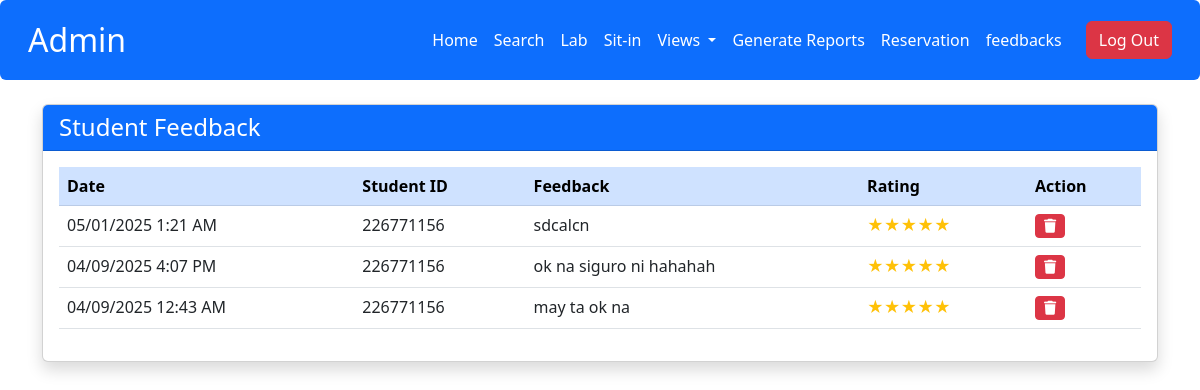
/admin/view_feedback.php, run on an earlier commit of the app's database.
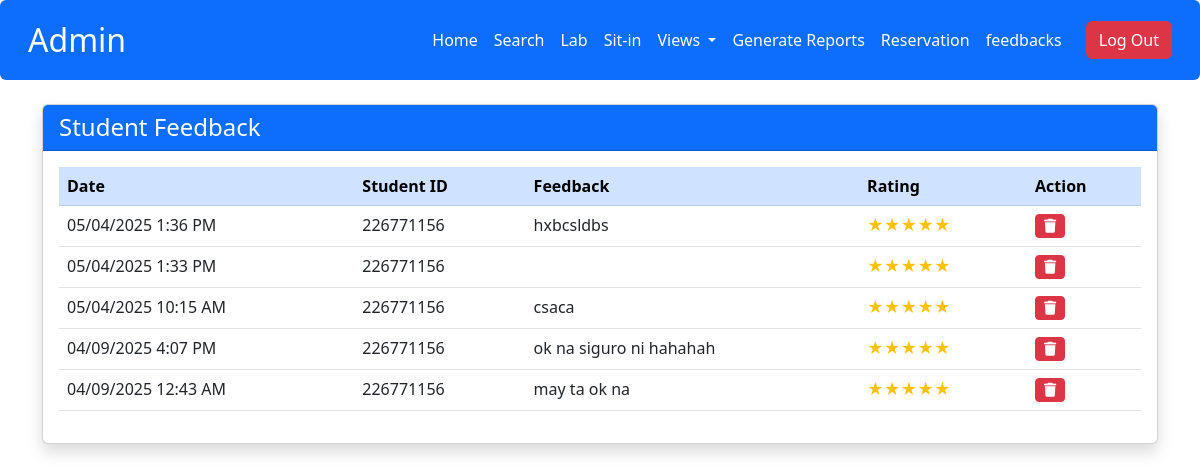
And on a later commit of the database.
### tables this page shows
CREATE TABLE `feedback` (
  `id` int(11) NOT NULL,
  `sit_id` int(11) DEFAULT NULL,
  `user_id` varchar(50) DEFAULT NULL,
  `rating` int(11) DEFAULT NULL,
  `message` text DEFAULT NULL,
  `created_at` datetime DEFAULT current_timestamp(),
  `status` varchar(20) DEFAULT 'pending'
);

CREATE TABLE `user` (
  `id` int(11) NOT NULL,
  `lname` varchar(50) DEFAULT NULL,
  `fname` varchar(50) DEFAULT NULL,
  `MName` varchar(50) DEFAULT NULL,
  `Course` varchar(50) DEFAULT NULL,
  `Level` varchar(10) DEFAULT NULL,
  `username` varchar(50) DEFAULT NULL,
  `password` varchar(255) NOT NULL,
  `image` varchar(255) DEFAULT NULL,
  `email` varchar(100) NOT NULL,
  `address` varchar(255) DEFAULT NULL,
  `role` enum('admin','user') NOT NULL DEFAULT 'user',
  `remaining_session` int(11) NOT NULL DEFAULT 30,
  `points` int(11) DEFAULT 0
);

### admin/view_feedback.php (the view, shortened to what this page needs)
<?php
include('db.php');
include('admin_navbar.php');
?>
<!DOCTYPE html>
<html lang="en">
<head>
    <link rel="stylesheet" href="https://cdn.jsdelivr.net/npm/bootstrap@5.3.0/dist/css/bootstrap.min.css">
    <link rel="stylesheet" href="https://cdnjs.cloudflare.com/ajax/libs/font-awesome/6.5.1/css/all.min.css">
    <link rel="stylesheet" href="https://cdn.jsdelivr.net/npm/sweetalert2@11/dist/sweetalert2.min.css">
</head>
<body>
    <div class="container mt-4">
        <div class="card shadow">
            <div class="card-header bg-primary text-white">
                <h4 class="mb-0">Student Feedback</h4>
            </div>
            <div class="card-body">
                <div class="table-responsive">
                    <table class="table table-hover">
                        <thead class="table-primary">
                            <tr>
                                <th>Date</th>
                                <th>Student ID</th>
                                <th>Feedback</th>
                                <th>Rating</th>
                                <th>Action</th>
                            </tr>
                        </thead>
                        <tbody>
                            <?php
                            $query = "SELECT f.*, u.fname, u.lname, u.id as student_id,
                                    DATE_FORMAT(f.created_at, '%m/%d/%Y %l:%i %p') as formatted_date
                                    FROM feedback f
                                    LEFT JOIN user u ON f.user_id = u.username
                                    ORDER BY f.created_at DESC";
                            $result = mysqli_query($con, $query);
                            if ($result && $result->num_rows > 0) {
                                while($row = mysqli_fetch_assoc($result)) {
                                    $rating = intval($row['rating']);
                                    $rating_stars = str_repeat('★', $rating) . str_repeat('☆', 5 - $rating);
                                    echo "<tr>
                                            <td>{$row['formatted_date']}</td>
                                            <td>{$row['student_id']}</td>
                                            <td>" . htmlspecialchars($row['message']) . "</td>
                                            <td><span class='text-warning'>{$rating_stars}</span></td>
                                            <td>
                                                <button type='button' class='btn btn-danger btn-sm' onclick='deleteFeedback({$row['id']})'>
                                                    <i class='fas fa-trash'></i>
                                                </button>
                                            </td>
                                        </tr>";
                                }
                            } else {
                                echo "<tr><td colspan='5' class='text-center'>No feedback available</td></tr>";
                            }
                            ?>
                        </tbody>
                    </table>
                </div>
            </div>
        </div>
    </div>
</body>
</html>

### admin/admin_navbar.php (shortened to what this page needs)
<div class="navbar navbar-expand-lg navbar-dark bg-primary rounded p-3">
    <div class="container-fluid">
        <a class="navbar-brand d-flex align-items-center" href="#">
            <h2 class="mb-0 text-white"> Admin</h2>
        </a>
        <div class="collapse navbar-collapse" id="navbarNav">
            <ul class="navbar-nav ms-auto">
                <li class="nav-item"><a class="nav-link text-white" href="admin_Dashboard.php">Home</a></li>
                <li class="nav-item"><a class="nav-link text-white" href="search.php">Search</a></li>
                <li class="nav-item"><a class="nav-link text-white" href="lab_management.php">Lab</a></li>
                <li class="nav-item"><a class="nav-link text-white" href="sit-in.php">Sit-in</a></li>
                <li class="nav-item dropdown">
                    <a class="nav-link dropdown-toggle text-white" href="#" id="viewsDropdown" role="button" data-bs-toggle="dropdown" aria-expanded="false">
                        Views
                    </a>
                </li>
                <li class="nav-item"><a class="nav-link text-white" href="generate_report.php">Generate Reports</a></li>
                <li class="nav-item"><a class="nav-link text-white" href="view_reservations.php">Reservation</a></li>
                <li class="nav-item"><a class="nav-link text-white" href="view_feedback.php">   </i> feedbacks</a></li>
            </ul>
                <a href="../users/index.php" class="btn btn-danger ms-lg-3">Log Out</a>
        </div>
    </div>
</div>

What changed in the data, as far as the page shows it:
removed feedback: formatted_date "05/01/2025 1:21 AM", user.id "226771156", message "sdcalcn", rating "★★★★★"
added feedback: formatted_date "05/04/2025 1:36 PM", user.id "226771156", message "hxbcsldbs", rating "★★★★★"
added feedback: formatted_date "05/04/2025 1:33 PM", user.id "226771156", rating "★★★★★"
added feedback: formatted_date "05/04/2025 10:15 AM", user.id "226771156", message "csaca", rating "★★★★★"
